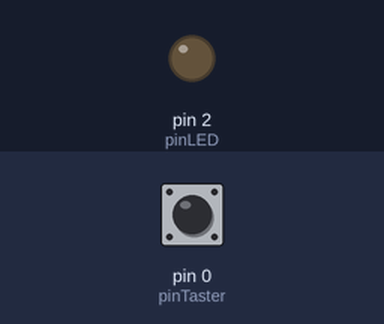
A sketch run on a simulated Arduino Uno, built with avr-gcc and run on an emulated ATmega328P. Shown: output pins drawn as LEDs (lit = HIGH). The inputs (shaded band) are chosen by the test bench; at power-on: pin 0 (pinTaster) HIGH.

Above: at 1.2 s.
1.3 s: pin 0 (pinTaster) pulled LOW for 0.15 s
At 1.37 s:
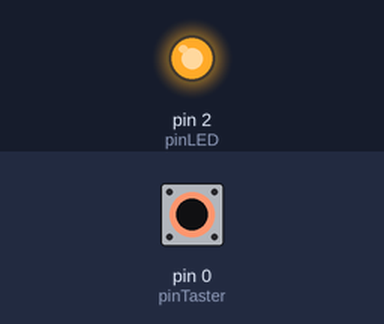
2.9 s: pin 0 (pinTaster) pulled LOW for 3.2 s
At 7.0 s:
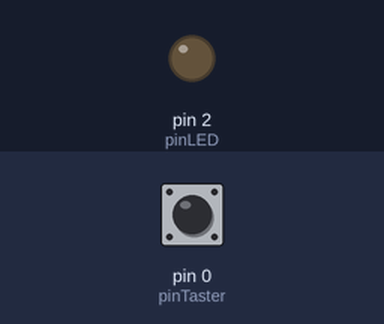
Timing chart, 0 to 8.5 s (numbered marks = the images above; inputs shaded):
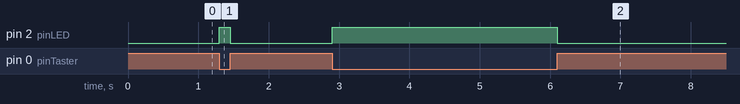

Measured:
- after the input at 1.3 s, pin 2 (pinLED): LOW → HIGH at once, → LOW 0.15 s later
- after the input at 2.9 s, pin 2 (pinLED): LOW → HIGH at once, → LOW 3.2 s later

The sketch:

boardTaster.ino
```cpp
/*
Blaue LED auf ESP DEVKIT v1 board leuchtet, wenn BOOT Taster gedrückt ist.
*/
int pinLED = 2;
int pinTaster = 0;

void setup() {
  pinMode(pinLED, OUTPUT);
  pinMode(pinTaster, INPUT_PULLUP);
}

void loop() {
  int zustandTaste = digitalRead(pinTaster); // LOW: gedrückt, HIGH: nicht gedrückt
  int zustandLED = !zustandTaste;            // zustandLED soll das Gegenteil von zustandTaste sein
  digitalWrite(pinLED, zustandLED);
}
```
